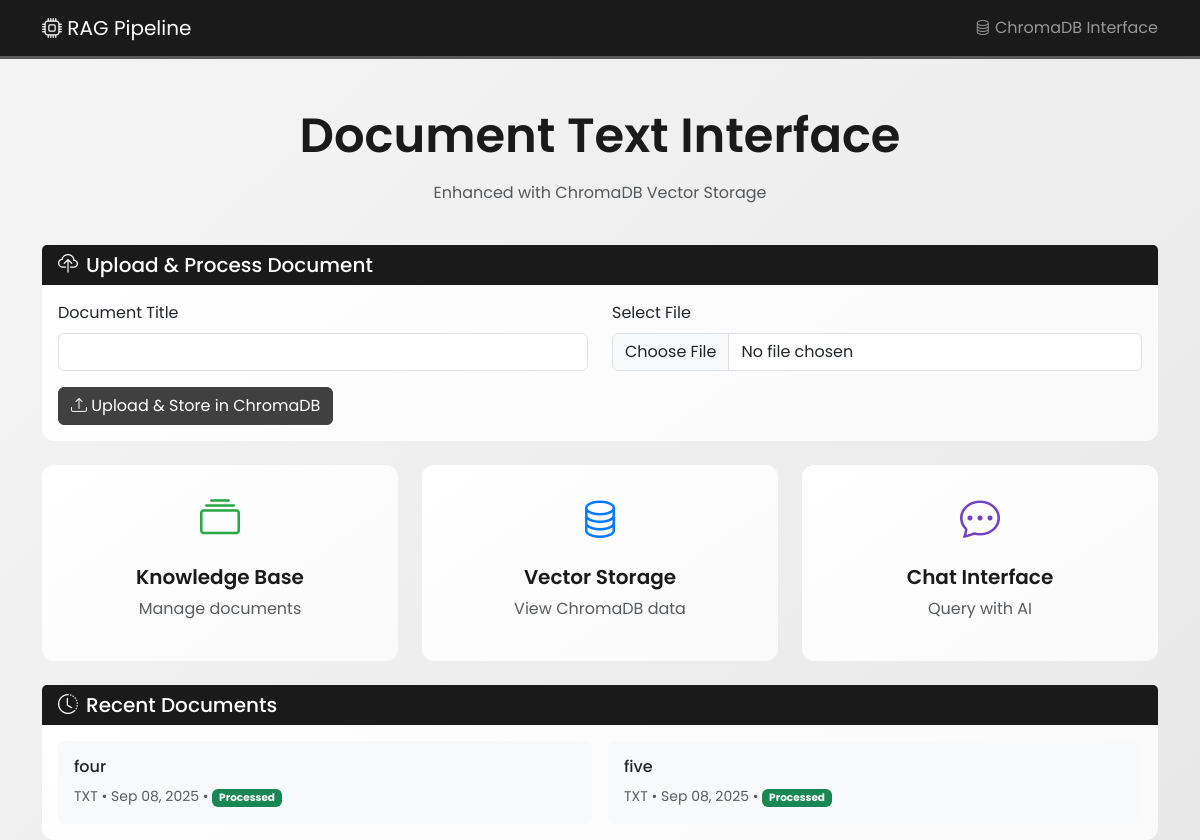
Page /document-text-interface/ on the committed database.
### ragAPP/models.py (models this page shows, shortened)
class Document(models.Model):
    title = models.CharField(max_length=255)
    file_type = models.CharField(max_length=10, choices=[('txt', 'Text'), ('pdf', 'PDF')])
    content = models.TextField()
    uploaded_at = models.DateTimeField(auto_now_add=True)
    processed = models.BooleanField(default=False)

### ragAPP/views.py (the view, shortened to what this page needs)
# urls.py: path("document-text-interface/", views.document_text_interface, name="document_text_interface"),
def document_text_interface(request: HttpRequest):
    vector_db = get_vector_db()
    message = None
    error = None
    processing_result = None
    recent_documents = Document.objects.all().order_by('-uploaded_at')[:5]
    context = {
        "message": message,
        "error": error,
        "processing_result": processing_result,
        "recent_documents": recent_documents,
    }
    return render(request, "ragAPP/document_text_interface.html", context)

### ragAPP/vector_db.py (called while the page is built)
def get_vector_db() -> ChromaVectorDB:
    global vector_db
    if vector_db is None:
        persist_dir = os.path.join(os.path.dirname(__file__), '..', '..', 'chroma_storage')
        vector_db = ChromaVectorDB(persist_directory=persist_dir)
    return vector_db

### ragAPP/templates/ragAPP/document_text_interface.html (shortened to what this page needs)
{% extends 'ragAPP/base.html' %}
{% block nav_extra %}
<span class="navbar-text">
  <i class="bi bi-database"></i> ChromaDB Interface
</span>
{% endblock %}
{% block content %}
<div class="row mb-4">
  <div class="col-12 text-center">
    <h1 class="display-5 step-title mb-3">Document Text Interface</h1>
    <p class="text-muted">Enhanced with ChromaDB Vector Storage</p>
  </div>
</div>
<div class="row mb-4">
  <div class="col-12">
    <div class="card step-card">
      <div class="card-header">
        <h5 class="mb-0"><i class="bi bi-cloud-upload me-2"></i>Upload & Process Document</h5>
      </div>
      <div class="card-body">
        <form method="post" enctype="multipart/form-data">
          <div class="row">
            <div class="col-md-6">
              <div class="mb-3">
                <label for="title" class="form-label">Document Title</label>
                <input type="text" class="form-control" id="title" name="title" required>
              </div>
            </div>
            <div class="col-md-6">
              <div class="mb-3">
                <label for="file" class="form-label">Select File</label>
                <input type="file" class="form-control" id="file" name="file" accept=".txt,.pdf" required>
              </div>
            </div>
          </div>
          <button type="submit" class="btn btn-primary">
            <i class="bi bi-upload"></i> Upload & Store in ChromaDB
          </button>
        </form>
      </div>
    </div>
  </div>
</div>
<div class="row g-4 mb-4">
  <div class="col-lg-4">
    <a href="{% url 'knowledge_base' %}" class="text-decoration-none">
      <div class="card h-100 card-hover step-card">
        <div class="card-body text-center p-4">
          <i class="bi bi-collection step-icon" style="font-size: 2.5rem; color: #28a745;"></i>
          <h5 class="step-title mt-3">Knowledge Base</h5>
          <p class="text-muted">Manage documents</p>
        </div>
      </div>
    </a>
  </div>
  <div class="col-lg-4">
    <a href="{% url 'vector_storage' %}" class="text-decoration-none">
      <div class="card h-100 card-hover step-card">
        <div class="card-body text-center p-4">
          <i class="bi bi-database step-icon" style="font-size: 2.5rem; color: #007bff;"></i>
          <h5 class="step-title mt-3">Vector Storage</h5>
          <p class="text-muted">View ChromaDB data</p>
        </div>
      </div>
    </a>
  </div>
  <div class="col-lg-4">
    <a href="{% url 'chat_interface' %}" class="text-decoration-none">
      <div class="card h-100 card-hover step-card">
        <div class="card-body text-center p-4">
          <i class="bi bi-chat-dots step-icon" style="font-size: 2.5rem; color: #6f42c1;"></i>
          <h5 class="step-title mt-3">Chat Interface</h5>
          <p class="text-muted">Query with AI</p>
        </div>
      </div>
    </a>
  </div>
</div>
{% if recent_documents %}
<div class="row">
  <div class="col-12">
    <div class="card step-card">
      <div class="card-header">
        <h5 class="mb-0"><i class="bi bi-clock-history me-2"></i>Recent Documents</h5>
      </div>
      <div class="card-body">
        <div class="row g-3">
          {% for doc in recent_documents %}
          <div class="col-md-6">
            <div class="card border-0 bg-light">
              <div class="card-body">
                <h6 class="card-title">{{ doc.title }}</h6>
                <p class="card-text">
                  <small class="text-muted">
                    {{ doc.file_type|upper }} • {{ doc.uploaded_at|date:"M d, Y" }} •
                    {% if doc.processed %}
                      <span class="badge bg-success">Processed</span>
                    {% else %}
                      <span class="badge bg-warning">Processing</span>
                    {% endif %}
                  </small>
                </p>
              </div>
            </div>
          </div>
          {% endfor %}
        </div>
      </div>
    </div>
  </div>
</div>
{% endif %}
{% endblock %}

### ragAPP/templates/ragAPP/base.html (style rules this page uses)
:root { --color-lightest: #f5f5f5; --color-light: #b8b8b8; --color-medium: #5a5a5a; --color-dark: #404040; --color-darkest: #1a1a1a; }
body { background: linear-gradient(135deg, var(--color-lightest) 0%, #e8e8e8 100%); font-family: 'Poppins', sans-serif; }
.card-hover { transition: all 0.3s ease; border: none !important; background: white; }
.step-card { background: linear-gradient(145deg, white, #fafafa); border-radius: 12px; border: none; }
.step-icon { color: var(--color-medium); font-size: 2.5rem; }
.step-title { color: var(--color-darkest); font-weight: 600; }
.btn-primary { background: var(--color-dark); border-color: var(--color-dark); }
.card-header { background: var(--color-darkest) !important; color: white; border-bottom: none; }

### rows in the picture
Document: title "four", file_type "TXT", uploaded_at "Sep 08, 2025", processed "Processed"
Document: title "five", file_type "TXT", uploaded_at "Sep 08, 2025", processed "Processed"
